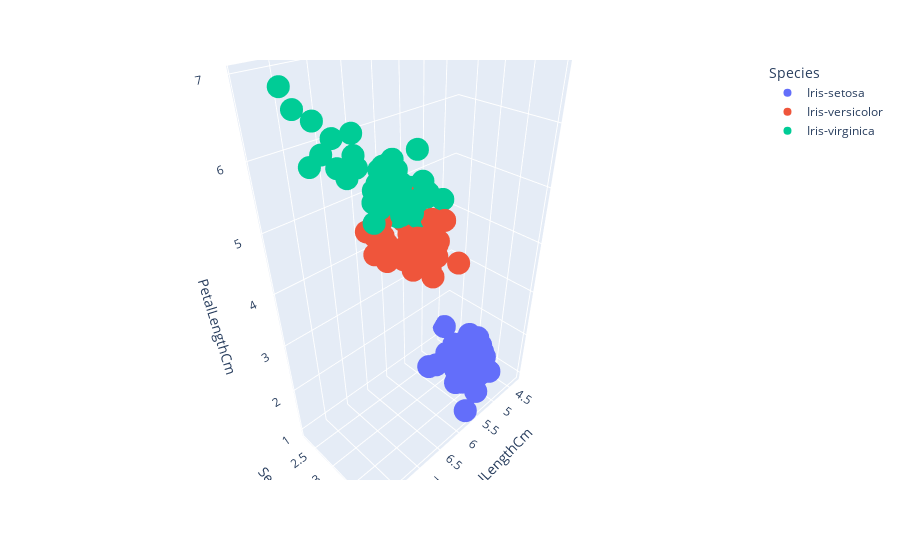

Write notebook code for a chart like this one.
### Code cell
px.scatter_3d(df,x=df["SepalLengthCm"],y=df["SepalWidthCm"],z=df["PetalLengthCm"],color=df["Species"])

### Figure 1 — Plotly figure (JSON) as saved in the notebook; plotly's stock layout.template omitted (floating-point values rounded to 4 significant figures)
{"data": [{"hovertemplate": "Species=Iris-setosa<br>SepalLengthCm=%{x}<br>SepalWidthCm=%{y}<br>PetalLengthCm=%{z}<extra></extra>", "legendgroup": "Iris-setosa", "marker": {"color": "#636efa", "symbol": "circle"}, "mode": "markers", "name": "Iris-setosa", "scene": "scene", "showlegend": true, "type": "scatter3d", "x": [5.1, 4.9, 4.7, 4.6, 5, 5.4, 4.6, 5, 4.4, 4.9, 5.4, 4.8, 4.8, 4.3, 5.8, 5.7, 5.4, 5.1, 5.7, 5.1, 5.4, 5.1, 4.6, 5.1, 4.8, 5, 5, 5.2, 5.2, 4.7, 4.8, 5.4, 5.2, 5.5, 4.9, 5, 5.5, 4.9, 4.4, 5.1, 5, 4.5, 4.4, 5, 5.1, 4.8, 5.1, 4.6, 5.3, 5], "y": [3.5, 3, 3.2, 3.1, 3.6, 3.9, 3.4, 3.4, 2.9, 3.1, 3.7, 3.4, 3, 3, 4, 3, 3.9, 3.5, 3.8, 3.8, 3.4, 3.7, 3.6, 3.3, 3.4, 3, 3.4, 3.5, 3.4, 3.2, 3.1, 3.4, 3, 3, 3.1, 3.2, 3.5, 3.1, 3, 3.4, 3.5, 2.3, 3.2, 3.5, 3.8, 3, 3.8, 3.2, 3.7, 3.3], "z": [1.4, 1.4, 1.3, 1.5, 1.4, 1.7, 1.4, 1.5, 1.4, 1.5, 1.5, 1.6, 1.4, 1.1, 1.2, 1.5, 1.3, 1.4, 1.7, 1.5, 1.7, 1.5, 1, 1.7, 1.9, 1.6, 1.6, 1.5, 1.4, 1.6, 1.6, 1.5, 1.5, 1.4, 1.5, 1.2, 1.3, 1.5, 1.3, 1.5, 1.3, 1.3, 1.3, 1.6, 1.9, 1.4, 1.6, 1.4, 1.5, 1.4]}, {"hovertemplate": "Species=Iris-versicolor<br>SepalLengthCm=%{x}<br>SepalWidthCm=%{y}<br>PetalLengthCm=%{z}<extra></extra>", "legendgroup": "Iris-versicolor", "marker": {"color": "#EF553B", "symbol": "circle"}, "mode": "markers", "name": "Iris-versicolor", "scene": "scene", "showlegend": true, "type": "scatter3d", "x": [7, 6.4, 6.9, 5.5, 6.5, 5.7, 6.3, 4.9, 6.6, 5.2, 5, 5.9, 6, 6.1, 5.6, 6.7, 5.6, 5.8, 6.2, 5.6, 5.9, 6.1, 6.3, 6.1, 6.4, 6.6, 6.8, 6.7, 6, 5.7, 5.5, 5.5, 5.8, 6, 5.4, 6, 6.7, 6.3, 5.6, 5.5, 5.5, 6.1, 5.8, 5, 5.6, 5.7, 5.7, 6.2, 5.1, 5.7], "y": [3.2, 3.2, 3.1, 2.3, 2.8, 2.8, 3.3, 2.4, 2.9, 2.7, 3, 3, 2.2, 2.9, 2.9, 3.1, 3, 2.7, 2.2, 2.5, 3.2, 2.8, 2.5, 2.8, 2.9, 3, 2.8, 3, 2.9, 2.6, 2.4, 2.4, 2.7, 2.7, 3, 3.4, 3.1, 2.3, 3, 2.5, 2.6, 3, 2.6, 2.3, 2.7, 3, 2.9, 2.9, 2.5, 2.8], "z": [4.7, 4.5, 4.9, 4, 4.6, 4.5, 4.7, 3.3, 4.6, 3.9, 3.5, 4.2, 4, 4.7, 3.6, 4.4, 4.5, 4.1, 4.5, 3.9, 4.8, 4, 4.9, 4.7, 4.3, 4.4, 4.8, 5, 4.5, 3.5, 3.8, 3.7, 3.9, 5.1, 4.5, 4.5, 4.7, 4.4, 4.1, 4, 4.4, 4.6, 4, 3.3, 4.2, 4.2, 4.2, 4.3, 3, 4.1]}, {"hovertemplate": "Species=Iris-virginica<br>SepalLengthCm=%{x}<br>SepalWidthCm=%{y}<br>PetalLengthCm=%{z}<extra></extra>", "legendgroup": "Iris-virginica", "marker": {"color": "#00cc96", "symbol": "circle"}, "mode": "markers", "name": "Iris-virginica", "scene": "scene", "showlegend": true, "type": "scatter3d", "x": [6.3, 5.8, 7.1, 6.3, 6.5, 7.6, 4.9, 7.3, 6.7, 7.2, 6.5, 6.4, 6.8, 5.7, 5.8, 6.4, 6.5, 7.7, 7.7, 6, 6.9, 5.6, 7.7, 6.3, 6.7, 7.2, 6.2, 6.1, 6.4, 7.2, 7.4, 7.9, 6.4, 6.3, 6.1, 7.7, 6.3, 6.4, 6, 6.9, 6.7, 6.9, 5.8, 6.8, 6.7, 6.7, 6.3, 6.5, 6.2, 5.9], "y": [3.3, 2.7, 3, 2.9, 3, 3, 2.5, 2.9, 2.5, 3.6, 3.2, 2.7, 3, 2.5, 2.8, 3.2, 3, 3.8, 2.6, 2.2, 3.2, 2.8, 2.8, 2.7, 3.3, 3.2, 2.8, 3, 2.8, 3, 2.8, 3.8, 2.8, 2.8, 2.6, 3, 3.4, 3.1, 3, 3.1, 3.1, 3.1, 2.7, 3.2, 3.3, 3, 2.5, 3, 3.4, 3], "z": [6, 5.1, 5.9, 5.6, 5.8, 6.6, 4.5, 6.3, 5.8, 6.1, 5.1, 5.3, 5.5, 5, 5.1, 5.3, 5.5, 6.7, 6.9, 5, 5.7, 4.9, 6.7, 4.9, 5.7, 6, 4.8, 4.9, 5.6, 5.8, 6.1, 6.4, 5.6, 5.1, 5.6, 6.1, 5.6, 5.5, 4.8, 5.4, 5.6, 5.1, 5.1, 5.9, 5.7, 5.2, 5, 5.2, 5.4, 5.1]}], "layout": {"legend": {"title": {"text": "Species"}, "tracegroupgap": 0}, "margin": {"t": 60}, "scene": {"domain": {"x": [0, 1], "y": [0, 1]}, "xaxis": {"title": {"text": "SepalLengthCm"}}, "yaxis": {"title": {"text": "SepalWidthCm"}}, "zaxis": {"title": {"text": "PetalLengthCm"}}}}}
